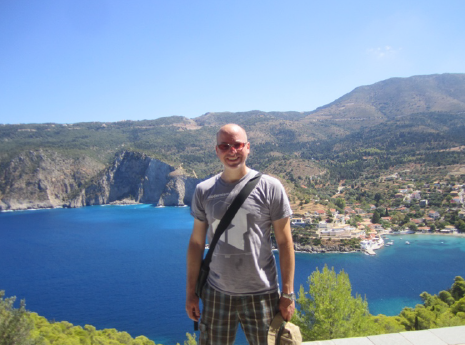
%> input picture INM460-ComputerVision/labs/instagram.png, 465 x 345 px
$ octave vignette.m   (GNU Octave 9; MATLAB toolbox functions it lacks are replaced by stand-ins)
%> lines starting %> are read from the running program, lines starting %| are printed output that depends on the picture
% holiday vignette - decrease saturation
% 1 - check centre
clear all;
clc;
I = imread('Instagram.png');
%> I is the input picture: size 345x465x3 uint8; mean R, G, B 121.7, 143.9, 168.1
HSV = rgb2hsv(I);
%> HSV: size 345x465x3 double; mean H, S, V 0.515, 0.345, 0.69
H = HSV(:, :, 1);
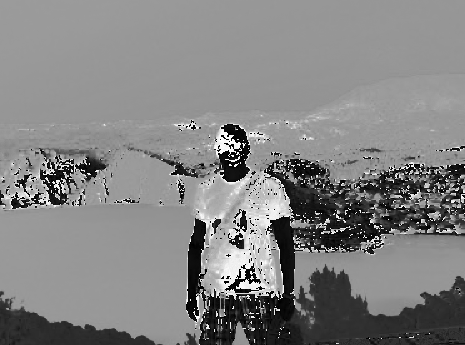
%> H: size 345x465 double; min 0, max 0.998, mean 0.515
S = HSV(:, :, 2);
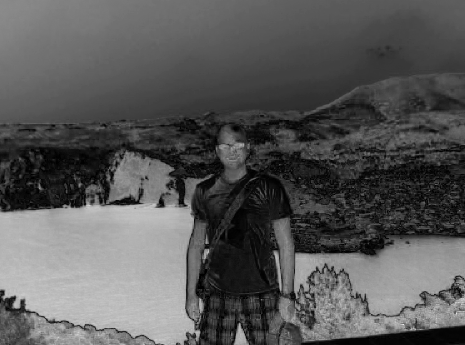
%> S: size 345x465 double; min 0, max 0.931, mean 0.345
V = HSV(:, :, 3);
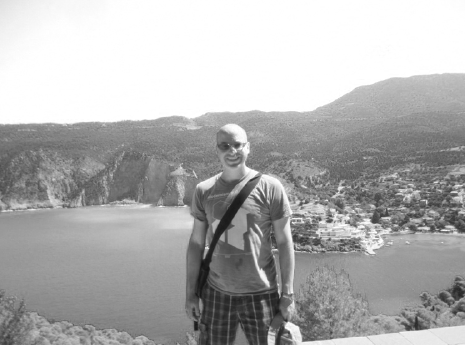
%> V: size 345x465 double; min 0.0706, max 1, mean 0.69
s_h = 1; s_s = 1.5; s_v = 1;
J(:, :, 1) = s_h * H;
J(:, :, 2) = s_s * S;
J(:, :, 3) = s_v * V;
%> J: size 345x465x3 double; mean H, S, V 0.515, 0.517, 0.69
J = hsv2rgb(J);
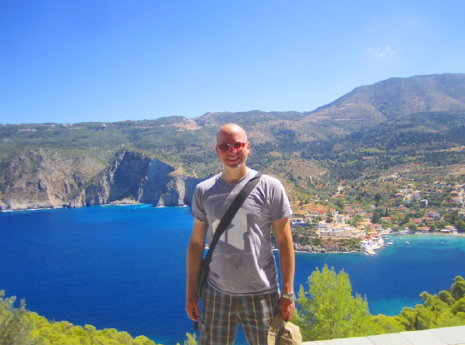
%> J: size 345x465x3 double; mean R, G, B 0.371, 0.501, 0.644; drawn with min black and max white
figure; imshow(J);
hold on;
[y,x,z] = size(I);
%> y = 345; x = 465; z = 3
cx = x/2;
%> cx = 232.5
cy = y/2;
%> cy = 172.5
plot(cx, cy, 'g+');
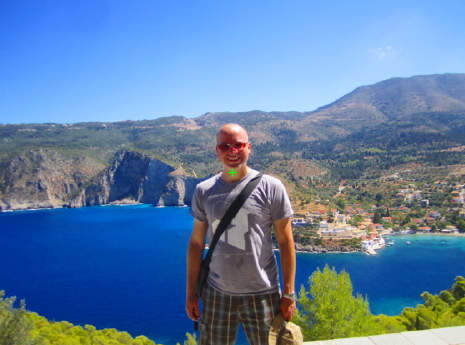
%> figure redrawn from the program's plot data

% 2 - decrease saturation
clear all;
clc;
I = imread('Instagram.png');
[y,x,z] = size(I);
cx = x/2;
cy = y/2;
HSV = rgb2hsv(I);
H = HSV(:, :, 1);
S = HSV(:, :, 2);
V = HSV(:, :, 3);
s_h = 1; s_s = 1; s_v = 1;
width = x;
%> width = 465
height = y;
%> height = 345
for x = 1:width
    for y = 1:height
        % Darken image pixels here
        % f = exp(-r/height);
        r = sqrt((cy-y)^2+(cx-x)^2);
        f = exp(-r/y);
        % Think about this function for a second. At the centre of
        % the image, r = 0, and exp(0) = 1. However, as we move away from the centre, the argument
        % to exp is a negative number, producing an f between 0 and 1. When we move far away from
        % the centre, the argument to the exp function is a larger negative number, which produces an
        % f close to zero.
        % s_h = 1; s_s = r; s_v = 1;
        s_s = 1.5 - f;
        J(y, x, 1) =  s_h * H(y, x);
        J(y, x, 2) =  s_s * S(y, x);
        J(y, x, 3) =  s_v * V(y, x);
    end
end
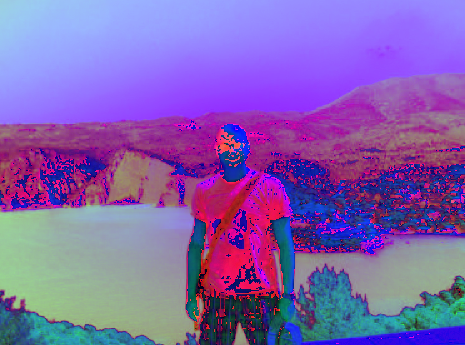
%> J: size 345x465x3 double; mean R, G, B 0.515, 0.383, 0.69
J = hsv2rgb(J);
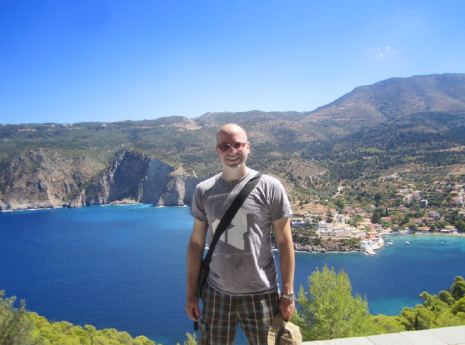
%> J: size 345x465x3 double; mean R, G, B 0.435, 0.541, 0.661
figure; imshow(J);

$ run again, with INM460-ComputerVision/labs/Holiday.png copied over INM460-ComputerVision/labs/instagram.png
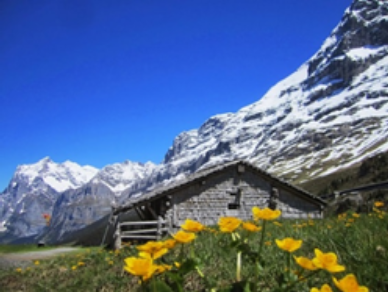
%> input picture INM460-ComputerVision/labs/Holiday.png, 388 x 292 px
%> I is the input picture: size 292x388x3 uint8; mean R, G, B 83.8, 105.5, 144.9
%> HSV: size 292x388x3 double; mean H, S, V 0.479, 0.502, 0.623
%> after the loop `for x = 1:width`:
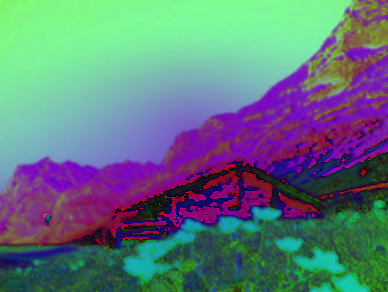
%> J: size 292x388x3 double; mean R, G, B 0.479, 0.588, 0.623; drawn with min black and max white
%> `imshow(J)`:
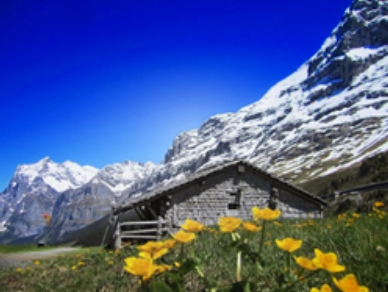
%> displayed picture: size 292x388x3, on the screen's scale of 0 to 255; mean R, G, B 74, 92.6, 145.8
